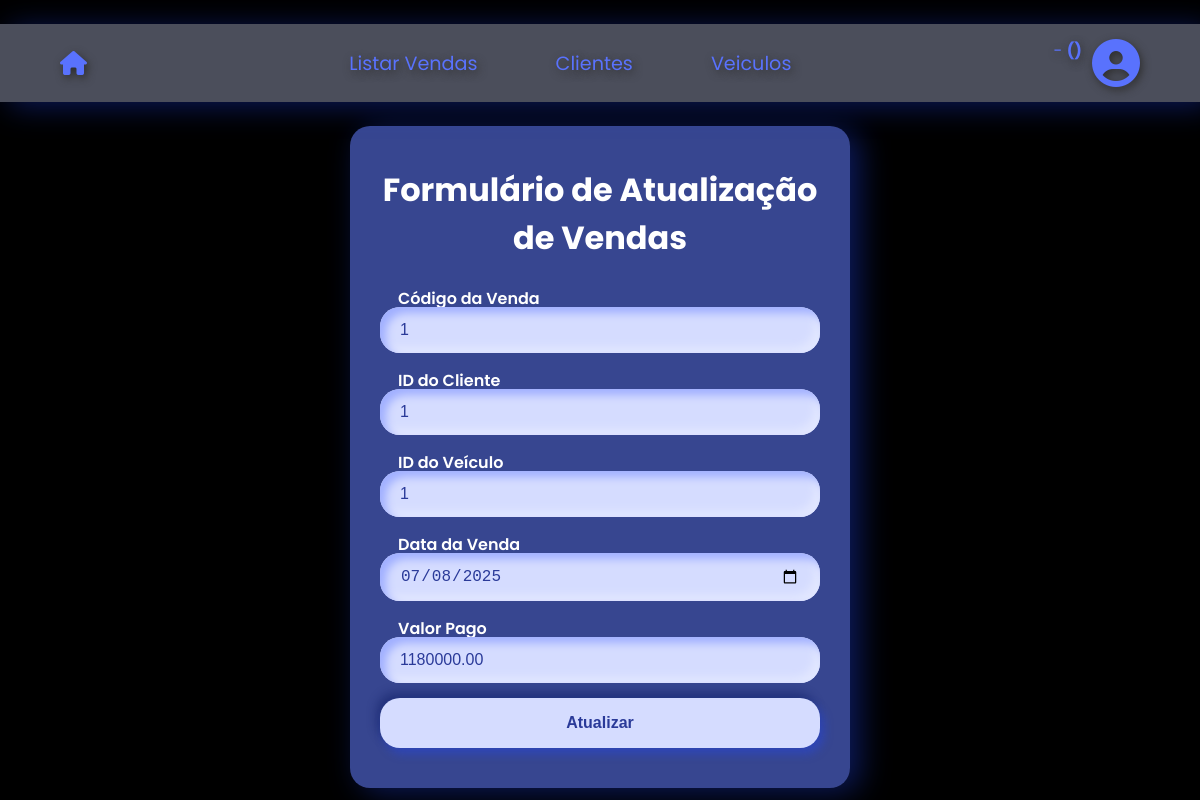
Screenshot of /Vendas/View/UpdateVenda.php?id=1 with the database file from the repository.
### tables this page shows
CREATE TABLE `venda` (
  `id` int(11) NOT NULL AUTO_INCREMENT,
  `id_cliente` int(11) NOT NULL,
  `id_veiculo` int(11) NOT NULL,
  `data` date NOT NULL,
  `valor_pago` decimal(10,2) DEFAULT NULL,
  PRIMARY KEY (`id`),
  KEY `id_cliente` (`id_cliente`),
  KEY `id_veiculo` (`id_veiculo`),
  CONSTRAINT `venda_ibfk_1` FOREIGN KEY (`id_cliente`) REFERENCES `cliente` (`id`),
  CONSTRAINT `venda_ibfk_2` FOREIGN KEY (`id_veiculo`) REFERENCES `veiculo` (`ID`)
);

### Vendas/Controller/ControllerVendas.php (called while the page is built, shortened)
<?php
include_once('../Controller/Vendas.php');
include_once(__DIR__ ."/../../Auditoria/Controller/metodos.php");
function searchVendas($id) {
    global $conexao;
    $id = mysqli_real_escape_string($conexao, $id);
    $sql = "SELECT * FROM venda WHERE id='$id'";
    $result = mysqli_query($conexao, $sql);
    if ($result && mysqli_num_rows($result) > 0) {
        $rs = mysqli_fetch_assoc($result);
        return new Venda(
            $rs['id'],
                $rs['id_cliente'],
                $rs['id_veiculo'],
                null, null, null,
                $rs['data'],
                $rs['valor_pago']
        );
    }
    return null;
}
?>

### Vendas/Controller/Vendas.php (called while the page is built, shortened)
<?php
class Venda {
    private $id;
    private $id_cliente;
    private $id_veiculo;
    private $data;
    private $valor_pago;
    public function __construct($id, $id_cliente, $id_veiculo, $cliente, $marcaVeiculo, $modeloVeiculo, $data, $valor_pago) {
        $this->id = $id;
        $this->id_cliente = $id_cliente;
        $this->id_veiculo = $id_veiculo;
        $this->data = $data;
        $this->valor_pago = $valor_pago;
    }
    public function getId() {
        return $this->id;
    }
    public function getIdCliente() {
        return $this->id_cliente;
    }
    public function getIdVeiculo() {
        return $this->id_veiculo;
    }
    public function getData() {
        return $this->data;
    }
    public function getValorPago() {
        return $this->valor_pago;
    }
}
?>

### Vendas/View/UpdateVenda.php (the view, shortened to what this page needs)
<?php
$sobrenome = $_SESSION['sobrenome'];
include_once("../Controller/ControllerVendas.php");
$id = $_GET['id'];
$venda = searchVendas($id);
?>
<!DOCTYPE html>
<html lang="pt">
<head>
    <link rel="stylesheet" href="https://cdnjs.cloudflare.com/ajax/libs/font-awesome/6.7.2/css/all.min.css" />
    <link rel="stylesheet" href="../style/style.css">
</head>
<body>
    <div class="video">
    </div>
    <header>
        <nav>
            <a id="linkHome" href="../../Home/homeVersion3.php"><i class="fa-solid fa-house"></i></a>
            <ul>
                <li class="a"><a href="listarVendas.php">Listar Vendas</a></li>
                <li class="a"><a href="../../Clientes/View/verClientes.php">Clientes</a></li>
                <li class="a"><a href="../../Veiculos/View/listarVeiculo.php">Veiculos</a></li>
            </ul>
            <div class="perfil">
                <p><span><?php echo $nome." ".$sobrenome . " - " ;?> <span id="perfil"><strong>(<?php echo $perfil;?>)</strong></span></br>
                        <?php echo $email;?></span></br>
                </p>
                <i class="fa-solid fa-circle-user"></i>
            </div>
        </nav>
    </header>
    <div class="container">
        <h1>Formulário de Atualização <br> de Vendas</h1>
        <form action="../Controller/actualizarVendas.php" method="post">
            <div class="inputs code">
                <label for="id">Código da Venda</label>
                <input type="number" name="id" id="id" placeholder="Digite o ID da venda" value="<?php echo $venda->getId(); ?>" readonly>
            </div>
            <div class="id_cliente">
                <label for="id_cliente">ID do Cliente</label>
                <input type="number" name="id_cliente" id="id_cliente" required placeholder="Digite o ID do Cliente" value="<?php echo $venda->getIdCliente(); ?>" readonly>
            </div>
            <div class="id_veiculo">
                <label for="id_veiculo">ID do Veículo</label>
                <input type="number" name="id_veiculo" id="id_veiculo" required placeholder="Digite o ID do Veículo" value="<?php echo $venda->getIdVeiculo(); ?>" readonly>
            </div>
            <div class="data">
                <label for="data">Data da Venda</label>
                <input type="date" name="data" id="data" required value="<?php echo $venda->getData(); ?>">
            </div>
            <div class="valor_pago">
                <label for="valor_pago">Valor Pago</label>
                <input type="number" name="valor_pago" id="valor_pago" maxlength="12" required placeholder="Digite o valor pago" value="<?php echo $venda->getValorPago(); ?>">
            </div>
            <button type="submit" name="submit" class="buttons">Atualizar</button>
        </form>
    </div>
</body>
</html>

### Vendas/style/style.css (style rules this page uses)
* { margin: 0; padding: 0; box-sizing: border-box; }
body { font-family: 'Poppins', sans-serif; background-color: black; display: flex; align-items: center; flex-direction: column; }
.video { position: fixed; top: 0; left: 0; width: 100%; height: 100%; object-fit: cover; z-index: -1; }
header { position: sticky; top: 0; color: #5972fd; text-shadow: #2e2e2e 2px 3px 8px; width: 100%; background-color: #d3daff5b; box-shadow: 10px 4px 30px #2146fc5d, -10px -10px 20px #000000; backdrop-filter: blur(10px); padding: 15px 5%; margin-top: 3vh; z-index: 1; }
.container { width: 100%; max-width: 500px; margin: 10px; padding: 40px 30px; background: #5870e79f; border-radius: 20px; backdrop-filter: blur(10px); box-shadow: 10px 4px 30px #2146fc5d, -10px -10px 20px #000000be; color: #2a3a99; display: flex; flex-direction: column; align-items: center; margin-top: 3vh; }
h1 { font-weight: 700; text-align: center; color: white; margin-bottom: 3vh; }
form { width: 100%; display: flex; flex-direction: column; gap: 15px; }
form label { display: block; margin-bottom: -4px; margin-left: 18px; color: white; font-weight: 600; font-size: 16px; }
form input, form select { width: 100%; padding: 14px 20px; font-size: 16px; border: none; border-radius: 20px; background: #d5dcff; color: inherit; box-shadow: inset 6px 6px 8px #a0afff, inset -6px -6px 8px #e2e7ff; transition: box-shadow 0.5s ease; }
.buttons { flex: 1; padding: 16px 0; font-weight: 700; font-size: 1rem; color: #2a3a99; background-color: #d5dcff; border-radius: 20px; border: none; box-shadow: 4px 6px 10px #2146fc5d, -4px -6px 10px #111f647c; transition: box-shadow 0.3s ease, background-color 0.3s ease, color 0.3s ease; user-select: none; }

### rows the page displays
venda: id "1", id_cliente "1", id_veiculo "1", data "07/08/2025", valor_pago "1180000.00"
